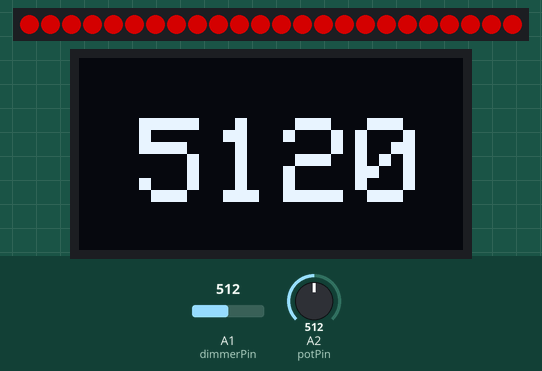
Recording of a sketch running on a simulated Arduino Uno, built with avr-gcc and run on an emulated ATmega328P. On the bench: 24 RGB LEDs in strip order, left to right, 128×64 one-colour display. The test bench sets the inputs (shaded band); at power-on: A2 (potPin) = 512, A1 (dimmerPin) = 512. Dim RGB values are drawn brighter than linear.

Above: at 1.2 s.
1.3 s: A2 (potPin) set to 492
At 2.3 s:
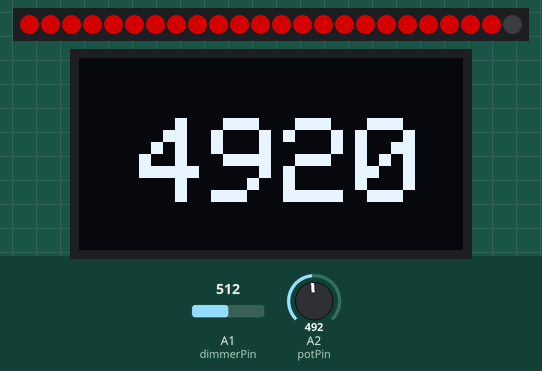
2.8 s: A2 (potPin) set to 472
At 3.3 s:
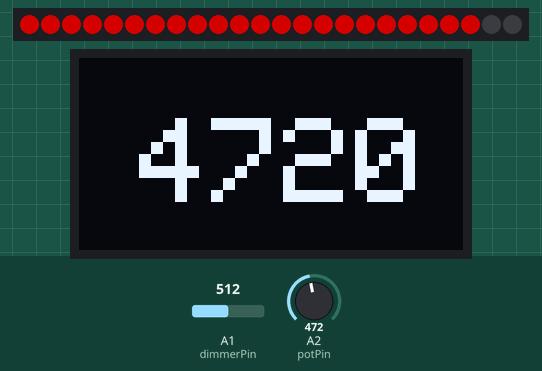
4.3 s: A2 (potPin) set to 444
At 5.5 s:
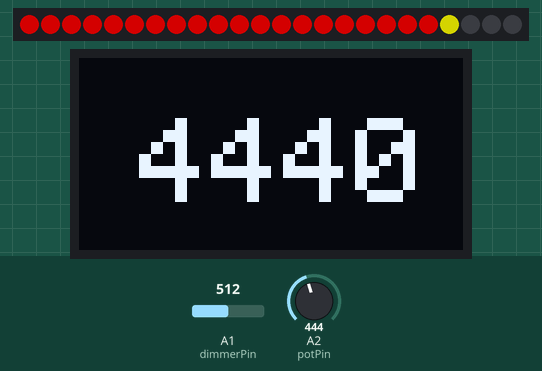
5.8 s: A2 (potPin) set to 511
At 6.7 s:
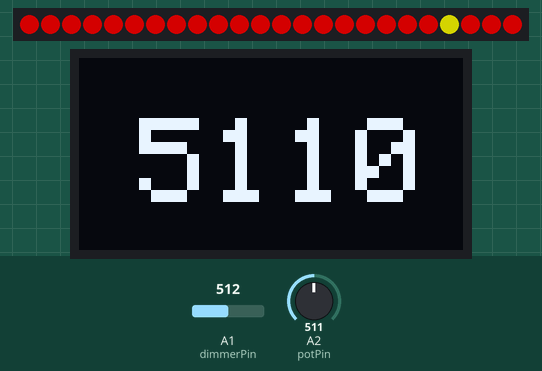
7.3 s: A2 (potPin) set to 306
At 8.5 s:
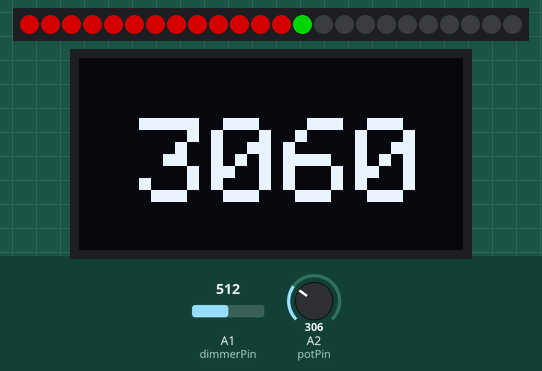
8.8 s: A2 (potPin) set to 44
At 9.8 s:
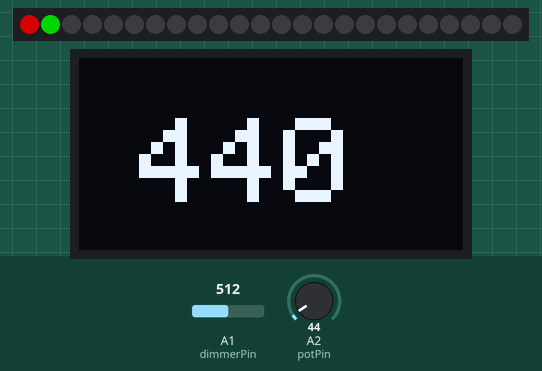
10.3 s: A2 (potPin) set to 39
Timing chart, 0 to 12.8 s (numbered marks = the images above; inputs shaded):
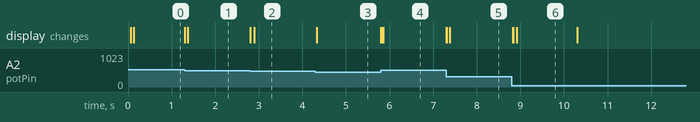

Measured:
- the behaviour switches between 500 and 499 on A2 (potPin) (found by bisection; images 0 and 1)
- the behaviour switches between 458 and 457 on A2 (potPin) (found by bisection; images 2 and 3)
- after the input at 4.3 s, the display: first changes at once (image 3 shows a later state)

The sketch:

tachometer.ino
```cpp
#include <Adafruit_NeoPixel.h>
#include <Math.h>
#include <Wire.h>
#include <Adafruit_SSD1306.h>

#define LEDPIN 2
#define NUMBER_PIXELS 24

#define MAXRPM 5000  //it's an old big block Ford, I wouldn't go over this unless you want to be sweeping up parts


#define OLED_RESET 4
Adafruit_SSD1306 display(OLED_RESET);

Adafruit_NeoPixel strip = Adafruit_NeoPixel(NUMBER_PIXELS, LEDPIN, NEO_GRB + NEO_KHZ800);

int potPin = 2;
int dimmerPin = 1;
int val;
int tach = 0;
int curPos = 0;
int pixelnum = 0;
int x = 1;
int rpmperpixel = round(MAXRPM / NUMBER_PIXELS);
int redline = NUMBER_PIXELS * .9; //90% of the total rpm
int yellowline = NUMBER_PIXELS * .7;  //I figured 70% was a good shift point
int brightval = 1;
int brightness;

void setup() {
  strip.begin();
  display.begin(SSD1306_SWITCHCAPVCC, 0x3C);
  display.setTextSize(4);
  display.setTextColor(WHITE);

}

void loop() {
  val = analogRead(potPin);
  brightval = analogRead(dimmerPin);
  brightness = round(brightval / 4); // using a 10k pot, it only impacts LEDs that aren't already lit
  tach = val * 10;
  pixelnum = tach / rpmperpixel;

  //this next little bit is here because the speed of the OLED display was making the LEDs slow
  //updating the display every 50 cycles seems to be a pretty good sweet spot

  if ( x < 50 ){
    displayTach(pixelnum);
    x++;
  } else {
    displayTach(pixelnum);
    displayOLED(tach);
    x = 1;
  }
}

void displayTach( int pixelnum) {


  if (pixelnum > curPos) {

    if (pixelnum > redline) {
      strip.setPixelColor(curPos,  brightness , 0, 0);
    } else if (pixelnum > yellowline) {
      strip.setPixelColor(curPos,  brightness,  brightness, 0);
    } else {
      strip.setPixelColor(curPos,  0,  brightness, 0);
    }
    strip.show();
    curPos++;

  } else {
    strip.setPixelColor(curPos, 0);
    strip.show();
    --curPos;
  }
}

void displayOLED ( int tach) {
  display.clearDisplay();
  display.setCursor(20, 20);
  display.println(tach);
  display.display();

}
```
